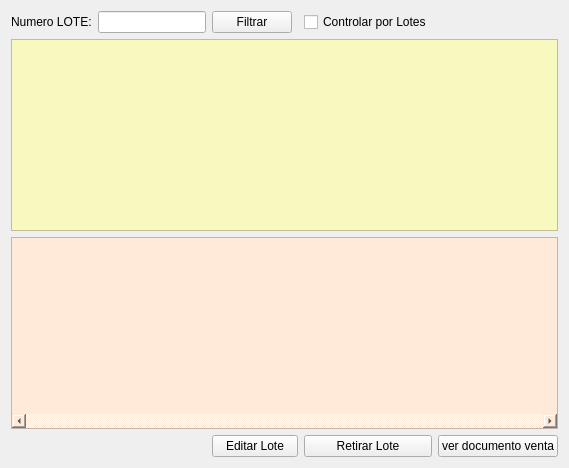
         <widget class="QWidget" name="tab_Trazabilidad">
          <attribute name="title">
           <string>Trazabilidad</string>
          </attribute>
          <layout class="QGridLayout" name="gridLayout_11">
           <item row="0" column="0">
            <widget class="QLabel" name="label_24">
             <property name="text">
              <string>Numero LOTE:</string>
             </property>
            </widget>
           </item>
           <item row="0" column="1">
            <widget class="QLineEdit" name="txtNumLote">
             <property name="autoFillBackground">
              <bool>false</bool>
             </property>
            </widget>
           </item>
           <item row="0" column="2">
            <widget class="QPushButton" name="btnFiltrarLote">
             <property name="text">
              <string>Filtrar</string>
             </property>
             <property name="icon">
              <iconset resource="../maya.qrc">
               <normaloff>:/Icons/PNG/filtrar.png</normaloff>:/Icons/PNG/filtrar.png</iconset>
             </property>
             <property name="iconSize">
              <size>
               <width>15</width>
               <height>12</height>
              </size>
             </property>
            </widget>
           </item>
           <item row="0" column="4">
            <widget class="QCheckBox" name="chkControlarPorLotes">
             <property name="autoFillBackground">
              <bool>false</bool>
             </property>
             <property name="text">
              <string>Controlar por Lotes</string>
             </property>
            </widget>
           </item>
           <item row="3" column="5">
            <widget class="QPushButton" name="btnVerDocumento">
             <property name="text">
              <string>ver documento venta</string>
             </property>
             <property name="icon">
              <iconset resource="../maya.qrc">
               <normaloff>:/Icons/PNG/DefineControls.png</normaloff>:/Icons/PNG/DefineControls.png</iconset>
             </property>
             <property name="iconSize">
              <size>
               <width>15</width>
               <height>15</height>
              </size>
             </property>
            </widget>
           </item>
           <item row="1" column="0" colspan="6">
            <widget class="QTableView" name="tablaLotes">
             <property name="minimumSize">
              <size>
               <width>466</width>
               <height>0</height>
              </size>
             </property>
             <property name="styleSheet">
              <string notr="true">background-color: rgb(248, 249, 190);
alternate-background-color: rgb(255, 255, 255);</string>
             </property>
             <property name="horizontalScrollBarPolicy">
              <enum>Qt::ScrollBarAsNeeded</enum>
             </property>
             <property name="alternatingRowColors">
              <bool>true</bool>
             </property>
             <property name="selectionMode">
              <enum>QAbstractItemView::SingleSelection</enum>
             </property>
             <property name="selectionBehavior">
              <enum>QAbstractItemView::SelectRows</enum>
             </property>
             <property name="gridStyle">
              <enum>Qt::DotLine</enum>
             </property>
             <property name="sortingEnabled">
              <bool>true</bool>
             </property>
            </widget>
           </item>
           <item row="2" column="0" colspan="6">
            <widget class="QTableView" name="tablaVentas">
             <property name="autoFillBackground">
              <bool>true</bool>
             </property>
             <property name="styleSheet">
              <string notr="true">background-color: rgb(255, 233, 217);
alternate-background-color: rgb(255, 255, 255);</string>
             </property>
             <property name="horizontalScrollBarPolicy">
              <enum>Qt::ScrollBarAlwaysOn</enum>
             </property>
             <property name="alternatingRowColors">
              <bool>true</bool>
             </property>
             <property name="selectionMode">
              <enum>QAbstractItemView::SingleSelection</enum>
             </property>
             <property name="selectionBehavior">
              <enum>QAbstractItemView::SelectRows</enum>
             </property>
             <property name="gridStyle">
              <enum>Qt::DotLine</enum>
             </property>
             <property name="sortingEnabled">
              <bool>true</bool>
             </property>
            </widget>
           </item>
           <item row="3" column="4">
            <widget class="QPushButton" name="btnRetirarLote">
             <property name="text">
              <string>Retirar Lote</string>
             </property>
             <property name="icon">
              <iconset resource="../maya.qrc">
               <normaloff>:/Icons/PNG/Delete.png</normaloff>:/Icons/PNG/Delete.png</iconset>
             </property>
             <property name="iconSize">
              <size>
               <width>16</width>
               <height>16</height>
              </size>
             </property>
            </widget>
           </item>
           <item row="3" column="2" colspan="2">
            <widget class="QPushButton" name="btnEditarLote">
             <property name="text">
              <string>Editar Lote</string>
             </property>
             <property name="icon">
              <iconset resource="../maya.qrc">
               <normaloff>:/Icons/PNG/edit.png</normaloff>:/Icons/PNG/edit.png</iconset>
             </property>
             <property name="iconSize">
              <size>
               <width>15</width>
               <height>15</height>
              </size>
             </property>
            </widget>
           </item>
          </layout>
         </widget>
